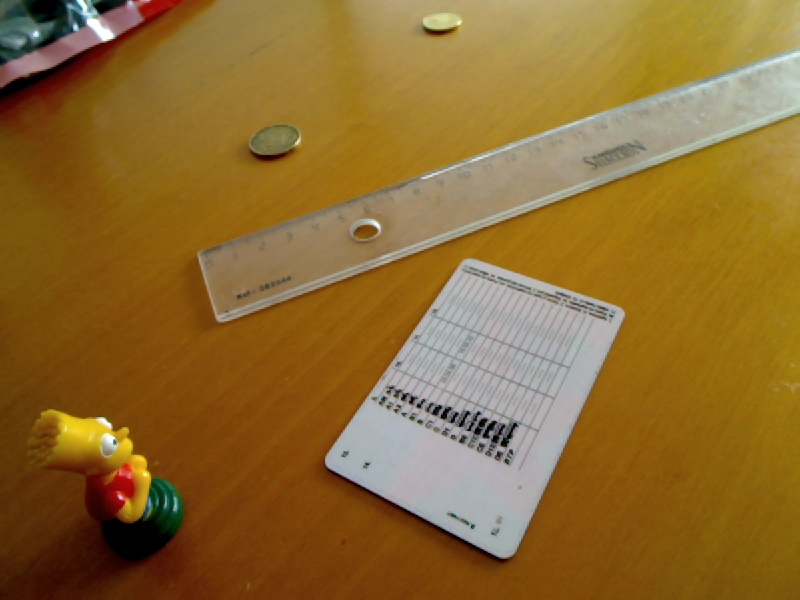
#> input picture rectif/coins.jpg, 800 x 600 px
$ python distance_between.py --image coins.jpg --width 1.0   (older library calls are emulated)
#> lines starting #> are read from the running program, lines starting #| are printed output that depends on the picture; after the words box and inside, x2 and y2 are one past the last pixel; in counts of white or black regions, pixels touching at a corner belong together
from scipy.spatial import distance as dist
from imutils import perspective
from imutils import contours
import numpy as np
import argparse
import imutils
import cv2

def midpoint (ptA, ptB):
    return ((ptA[0] + ptB[0])*0.5, (ptA[1]+ptB[1])*0.5)

ap = argparse.ArgumentParser()
ap.add_argument("-i", "--image", required=True, help="path to the input image")
ap.add_argument("-w", "--width", type=float, required=True, help="width of the left-most object in the image (cm)")
args = vars(ap.parse_args())

image = cv2.imread(args["image"])
#> image is the input picture: shape (600, 800, 3); mean B, G, R 48.3, 106.5, 141.1
image = cv2.resize(image, (600,600), interpolation=cv2.INTER_AREA)
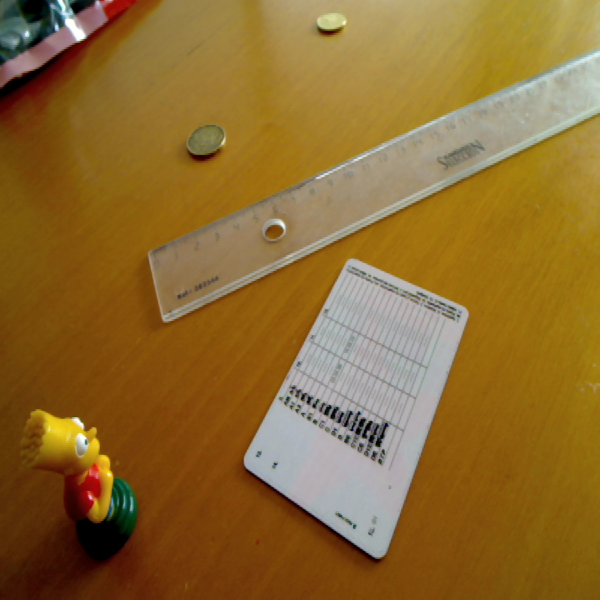
#> image: shape (600, 600, 3); mean B, G, R 48.3, 106.5, 141.1
gray = cv2.cvtColor(image, cv2.COLOR_BGR2GRAY)
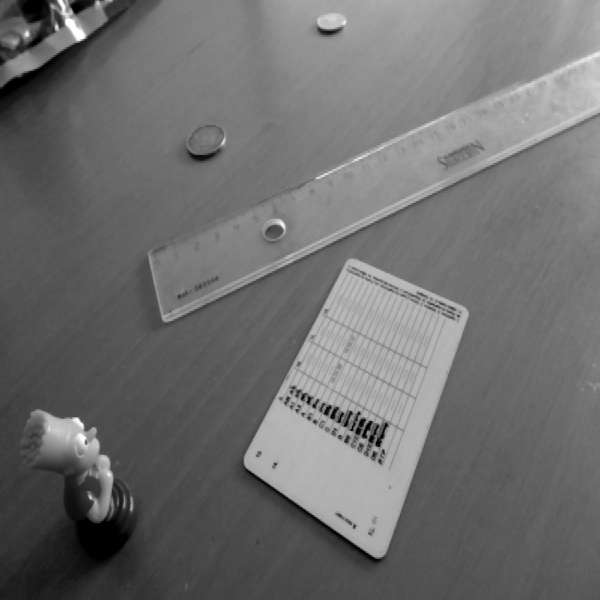
#> gray: shape (600, 600); min 0, max 254, mean 110.2
gray = cv2.GaussianBlur(gray, (7, 7), 0)

edged = cv2.Canny(gray, 50, 100)
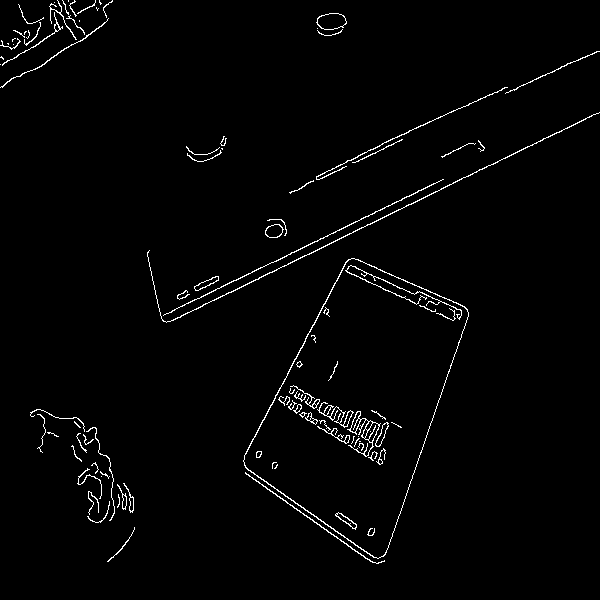
#> edged: shape (600, 600); 1.8% white in thin lines or dots
edged = cv2.dilate(edged, None, iterations=1)
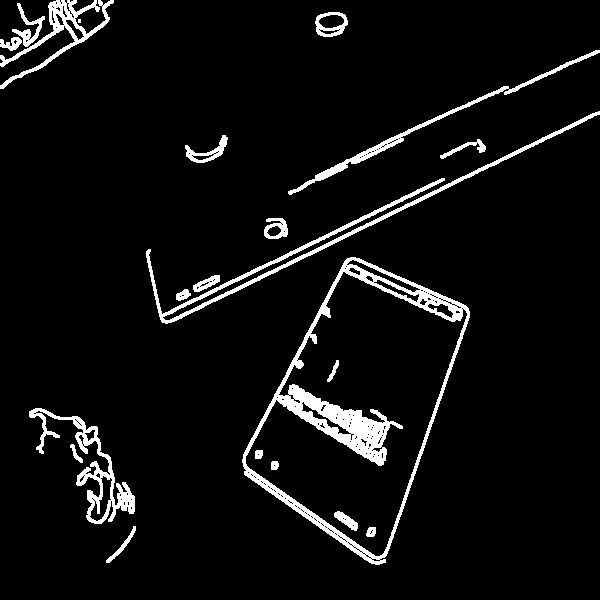
#> edged: shape (600, 600); 5.7% white; 21 white regions (1 under 20 px), largest, box (x1, y1, x2, y2) and area: (242, 257, 470, 565) 8472, (146, 111, 600, 324) 3374, (29, 408, 135, 524) 2304
edged = cv2.erode(edged, None, iterations=1)
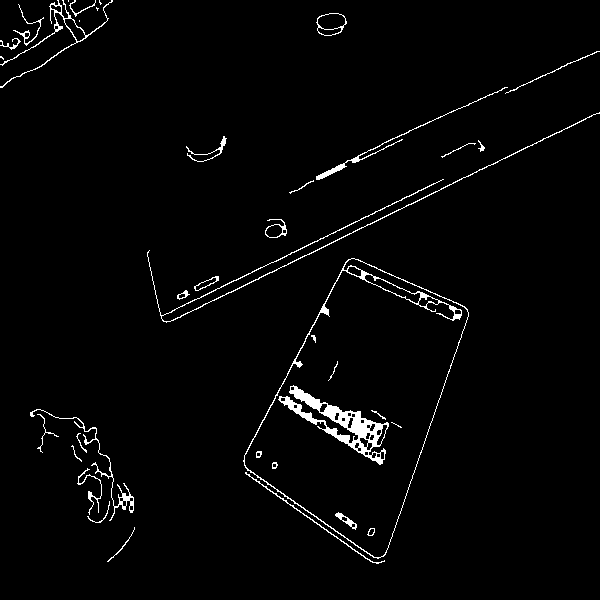
#> edged: shape (600, 600); 2.3% white; 38 white regions (6 under 20 px)

cnts = cv2.findContours(edged.copy(), cv2.RETR_EXTERNAL, cv2.CHAIN_APPROX_SIMPLE)
#> cnts = 29 contours, 13 with area under 20; largest, box (x1, y1, x2, y2) and area: (243, 258, 469, 559) 37946, (316, 13, 347, 36) 514, (0, 0, 113, 88) 478, (147, 112, 600, 323) 274, (30, 409, 134, 521) 265
cnts = imutils.grab_contours(cnts)

(cnts, _) = contours.sort_contours(cnts)
colors = ((0,0,255), (240,0,159), (0,165,255), (255,255,0),(255,0,255))
refObj = None

for c in cnts:
    if cv2.contourArea(c) < 100:
        continue

    box = cv2.minAreaRect(c)
    box = cv2.cv.BoxPoints(box) if imutils.is_cv2() else cv2.boxPoints(box)
    box = np.array(box, dtype="int")

    box = perspective.order_points(box)

    cX = np.average(box[:,0])
    cY = np.average(box[:,1])

    if refObj is None:
        (tl, tr, br, bl) = box
        (tlblX, tlblY) = midpoint(tl,bl)
        (trbrX, trbrY) = midpoint(tr,br)

        D = dist.euclidean((tlblX,tlblY), (trbrX,trbrY))
        refObj = (box, (cX,cY), D / args["width"])
        continue

    orig = image.copy()
    cv2.drawContours(orig, [box.astype("int")], -1, (0,255,0), 2)
    cv2.drawContours(orig, [refObj[0].astype("int")], -1, (0,255,0), 2)

    refCoords = np.vstack([refObj[0], refObj[1]])
    objCoords = np.vstack([box, (cX, cY)])

    for ((xA, yA), (xB,yB), color) in zip(refCoords, objCoords, colors):
        cv2.circle(orig, (int(xA), int(yA)), 5, color, -1)
        cv2.circle(orig, (int(xB), int(yB)), 5, color, -1)
        cv2.line(orig, (int(xA), int(yA)), (int(xB), int(yB)), color, 2)

        D = dist.euclidean((xA, yA), (xB, yB)) / refObj[2]
        (mX, mY) = midpoint((xA,yA), (xB, yB))
        cv2.putText(orig, "{:.1f}cm".format(D), (int(mX), int(mY - 10)), cv2.FONT_HERSHEY_SIMPLEX, 0.55, color, 2)

        cv2.imshow("Image", orig)
        cv2.waitKey(0)
#> this loop made 29 passes
#> (cX, cY, tl, tr, br, bl, tlblX, tlblY) on pass 3: (48.75, 32.25, [-23, 50], [95, -25], [121, 14], [2, 90], -10.5, 70)
#> (box, cX, cY) on passes 5, 17, 20, 21, 23, 25: ([[64, 386], [149, 498], [113, 525], [28, 413]], 88.5, 455.5), ([[140, 252], [599, 112], [620, 182], [162, 323]], 380.2, 217.2), ([[192, 285], [217, 274], [219, 280], [195, 291]], 205.8, 282.5), ([[334, 248], [489, 316], [382, 560], [227, 493]], 358, 404.2), ([[265, 219], [286, 219], [286, 237], [265, 237]], 275.5, 228), ([[314, 175], [504, 82], [507, 88], [317, 181]], 410.5, 131.5)
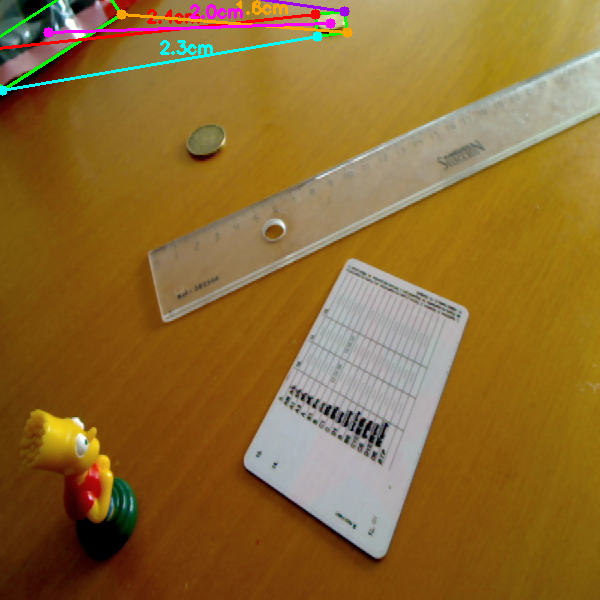
#> orig: shape (600, 600, 3); mean B, G, R 49.4, 106.6, 141.4
#> after the loop, tlblX = -10.5; tlblY = 70; trbrX = 108; trbrY = -5.5

$ run again, on rectif/gol-eder.png
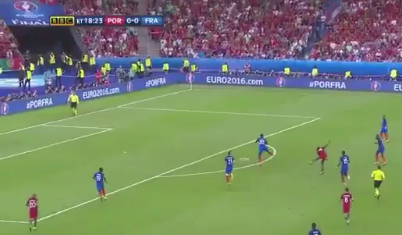
#> input picture rectif/gol-eder.png, 402 x 235 px
#> image is the input picture: shape (235, 402, 3); mean B, G, R 105.7, 134.1, 120.2
#> image: shape (600, 600, 3)
#> `edged = cv2.erode(edged, None, iterations=1)`:
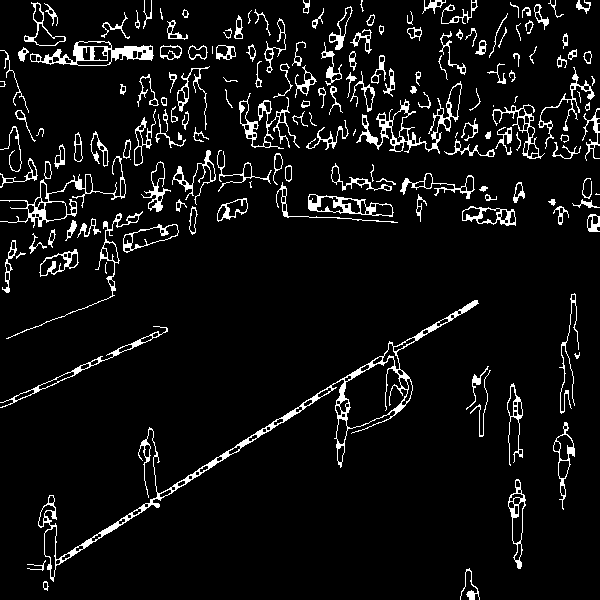
#> edged: shape (600, 600); 6.7% white in thin lines or dots
#> cnts = 167 contours, 49 with area under 20; largest, box (x1, y1, x2, y2) and area: (38, 300, 479, 582) 7018, (30, 41, 154, 66) 1582, (356, 81, 462, 154) 1552, (0, 156, 126, 228) 1242, (308, 194, 394, 217) 1130
#> the loop `for c in cnts:` made 167 passes
#> (cX, cY, tl, tr, br, bl, tlblX, tlblY) on pass 1: (83, 366.2, [-1, 402], [163, 320], [168, 330], [2, 413], 0.5, 407.5)
#> after the loop `for c in cnts:`:
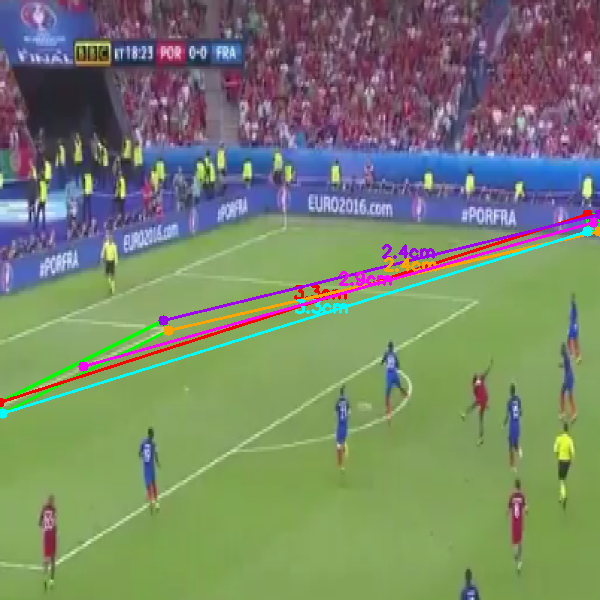
#> orig: shape (600, 600, 3); mean B, G, R 106.9, 132.5, 120.8
#> after the loop `for c in cnts:`: tlblX = 0.5; tlblY = 407.5; trbrX = 165.5; trbrY = 325
